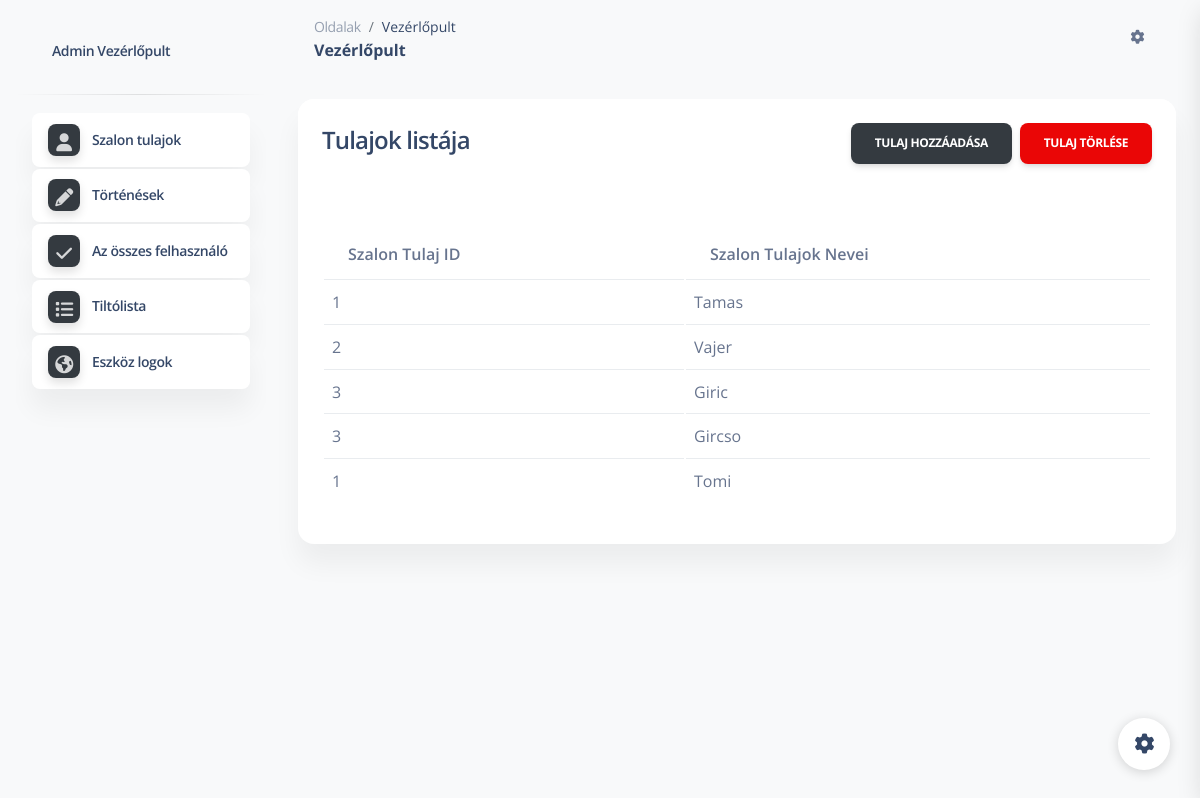
The page /adminpanel/admin/users.php on the database its author committed.
### tables this page shows
CREATE TABLE `salon_owner` (
  `owner_id` int NOT NULL,
  `owner_name` text NOT NULL,
  `salon_owner_id` int NOT NULL,
  `password` text NOT NULL
);

### adminpanel/admin/users.php (the view, shortened to what this page needs)
<?php
try {
    $query = "SELECT salon_owner_id, owner_name FROM salon_owner";
    $statement = $pdo->prepare($query);
    $statement->execute();
    $owners = $statement->fetchAll(PDO::FETCH_ASSOC);
} catch (PDOException $e) {
    echo "Error: " . $e->getMessage();
}
include('includes/header.php');
?>
<div class="row">
    <div class="col-md-12">
        <div class="card">
            <div class="card-header">
                <h4>
                    Tulajok listája
                    <div class="d-flex float-end">
                        <a href="user_add.php" class="btn btn-primary">Tulaj hozzáadása</a>
                        <a href="user_delete.php" class="btn btn-danger ms-2">Tulaj törlése</a>
                    </div>
                </h4>
            </div>
            <div class="card-body">
                <table class="table">
                    <thead>
                        <tr>
                            <th>Szalon tulaj ID</th>
                            <th>Szalon tulajok nevei</th>
                        </tr>
                    </thead>
                    <tbody>
                        <?php if ($owners): ?>
                            <?php foreach ($owners as $owner): ?>
                                <tr>
                                    <td><?php echo htmlspecialchars($owner['salon_owner_id']); ?></td>
                                    <td><?php echo htmlspecialchars($owner['owner_name']); ?></td>
                                </tr>
                            <?php endforeach; ?>
                        <?php else: ?>
                            <tr>
                                <td colspan="2">No data found.</td>
                            </tr>
                        <?php endif; ?>
                    </tbody>
                </table>
            </div>
        </div>
    </div>
</div>
<?php include('includes/footer.php');      ?>

### adminpanel/admin/includes/header.php (shortened to what this page needs)
<!DOCTYPE html>
<html lang="en">
<head>
  <link href="assets/css/nucleo-icons.css" rel="stylesheet" />
  <link href="assets/css/nucleo-svg.css" rel="stylesheet" />
  <link href="assets/css/nucleo-svg.css" rel="stylesheet" />
  <link rel="stylesheet" href="https://cdnjs.cloudflare.com/ajax/libs/font-awesome/6.0.0-beta3/css/all.min.css">
  <link id="pagestyle" href="assets/css/soft-ui-dashboard.css?v=1.0.7" rel="stylesheet" />
</head>
<body class="g-sidenav-show  bg-gray-100">
    <?php  include ('sidebar.php')          ?>
    <main class="main-content position-relative max-height-vh-100 h-100 border-radius-lg ">
    <?php  include ('navbar.php')          ?>
    <div class="container-fluid py-4">

### adminpanel/admin/includes/sidebar.php
<aside class="sidenav navbar navbar-vertical navbar-expand-xs border-0 border-radius-xl my-3 fixed-start ms-3 " id="sidenav-main">
    <div class="sidenav-header">
      <a class="navbar-brand m-0" href="users.php">
        <span class="ms-1 font-weight-bold"> Admin Vezérlőpult</span>
      </a>
    </div>
    <hr class="horizontal dark mt-0">
    <div class="collapse navbar-collapse  w-auto " id="sidenav-collapse-main">
      <ul class="navbar-nav">
        <li class="nav-item">
          <a class="nav-link active" href="users.php">
            <div class="icon icon-shape icon-sm shadow border-radius-md bg-white text-center me-2 d-flex align-items-center justify-content-center">
             <i class="fa fa-user text-white text-lg"></i>
            </div>
            <span class="nav-link-text ms-1">Szalon tulajok</span>
          </a>
        </li>
        <li class="nav-item">
          <a class="nav-link active " href="logs.php">
            <div class="icon icon-shape icon-sm shadow border-radius-md bg-white text-center me-2 d-flex align-items-center justify-content-center">
            <i class="fa fa-pencil text-white text-lg"></i>
            </div>
            <span class="nav-link-text ms-1">Történések</span>
          </a>
        </li>
        <li class="nav-item">
          <a class="nav-link active " href="basicusers.php">
            <div class="icon icon-shape icon-sm shadow border-radius-md bg-white text-center me-2 d-flex align-items-center justify-content-center">
            <i class="fa fa-check text-white text-lg"></i>
            </div>
            <span class="nav-link-text ms-1">Az összes felhasználó</span>
          </a>
        </li>
        <li class="nav-item">
          <a class="nav-link active  " href="blocklist.php">
            <div class="icon icon-shape icon-sm shadow border-radius-md bg-white text-center me-2 d-flex align-items-center justify-content-center">
            <i class="fa fa-list text-white text-lg"></i>
            </div>
            <span class="nav-link-text ms-1">Tiltólista</span>
          </a>
          </li>
          <li class="nav-item">
          <a class="nav-link active " href="devices.php">
            <div class="icon icon-shape icon-sm shadow border-radius-md bg-white text-center me-2 d-flex align-items-center justify-content-center">
            <i class="fa fa-earth-americas text-white text-lg"></i>
            </div>
            <span class="nav-link-text ms-1">Eszköz logok</span>
          </a>
        </li>
    </div>
  </aside>

### adminpanel/admin/includes/navbar.php (shortened to what this page needs)
<nav class="navbar navbar-main navbar-expand-lg px-0 mx-4 shadow-none border-radius-xl" id="navbarBlur" navbar-scroll="true">
      <div class="container-fluid py-1 px-3">
        <nav aria-label="breadcrumb">
          <ol class="breadcrumb bg-transparent mb-0 pb-0 pt-1 px-0 me-sm-6 me-5">
            <li class="breadcrumb-item text-sm"><a class="opacity-5 text-dark" href="javascript:;">Oldalak</a></li>
            <li class="breadcrumb-item text-sm text-dark active" aria-current="page">Vezérlőpult</li>
          </ol>
          <h6 class="font-weight-bolder mb-0">Vezérlőpult</h6>
        </nav>
        <div class="collapse navbar-collapse mt-sm-0 mt-2 me-md-0 me-sm-4" id="navbar">
          <ul class="navbar-nav  justify-content-end">
            <li class="nav-item px-3 d-flex align-items-center">
              <a href="javascript:;" class="nav-link text-body p-0">
                <i class="fa fa-cog fixed-plugin-button-nav cursor-pointer"></i>
              </a>
            </li>
          </ul>
        </div>
      </div>
    </nav>

### adminpanel/admin/includes/footer.php (shortened to what this page needs)
  </main>
  <div class="fixed-plugin">
    <a class="fixed-plugin-button text-dark position-fixed px-3 py-2">
      <i class="fa fa-cog py-2"> </i>
    </a>
    </div>
</body>
</html>

### adminpanel/admin/assets/css/nucleo-svg.css (style rules this page uses)
.icon { display: inline-block; color: #111111; height: 1em; width: 1em; }
.icon-sm { height: 0.8em; width: 0.8em; }
.icon { fill: currentColor; stroke: none; }

### rows shown on the page
salon_owner: salon_owner "1", owner_name "Tamas"
salon_owner: salon_owner "2", owner_name "Vajer"
salon_owner: salon_owner "3", owner_name "Giric"
salon_owner: salon_owner "3", owner_name "Gircso"
salon_owner: salon_owner "1", owner_name "Tomi"
